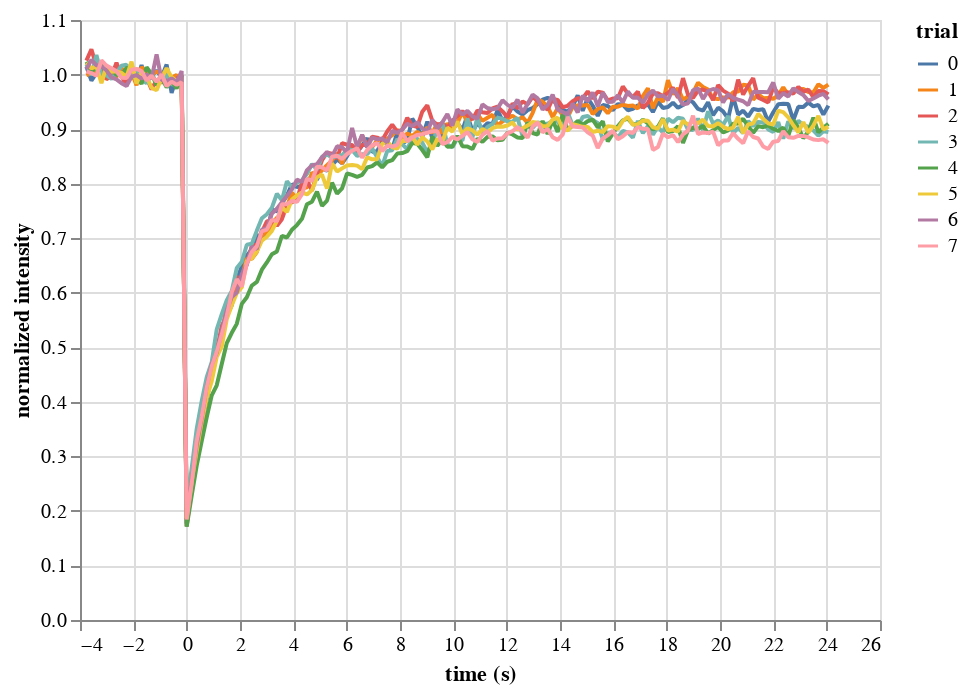

Write notebook code for a chart like this one.
### Markdown cell above
First let's plot the data and get an idea of how it looks.

### Code cell
# Plot all the trials
alt.Chart(df
    ).mark_line(
        strokeJoin='bevel'
    ).encode(
        x=alt.X('time:Q', title='time (s)'),
        y=alt.Y('normalized_intensity:Q', title='normalized intensity'),
        color='trial:N',
        order='time:Q'
    )

### Figure 1 — Vega-Lite specification as saved in the notebook (floating-point values rounded to 4 significant figures; data arrays with more than 128 entries replaced by an {"elided": "..."} marker saying what was removed)
{"$schema": "https://vega.github.io/schema/vega-lite/v2.6.0.json", "config": {"view": {"height": 300, "width": 400}}, "data": {"name": "data-71abff5d328e46e0dd0520011c39d72b"}, "datasets": {"data-71abff5d328e46e0dd0520011c39d72b": {"elided": "1192 records"}}, "encoding": {"color": {"field": "trial", "type": "nominal"}, "order": {"field": "time", "type": "quantitative"}, "x": {"field": "time", "title": "time (s)", "type": "quantitative"}, "y": {"field": "normalized_intensity", "title": "normalized intensity", "type": "quantitative"}}, "mark": {"strokeJoin": "bevel", "type": "line"}}
